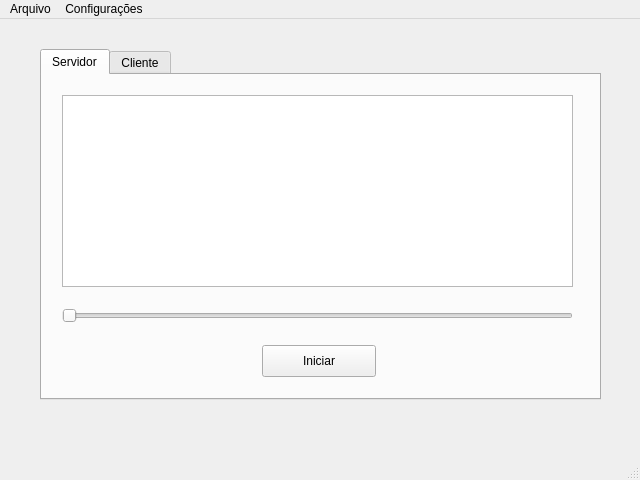
<?xml version="1.0" encoding="UTF-8"?>
<ui version="4.0">
 <class>MainWindow</class>
 <widget class="QMainWindow" name="MainWindow">
  <property name="geometry">
   <rect>
    <x>0</x>
    <y>0</y>
    <width>640</width>
    <height>480</height>
   </rect>
  </property>
  <property name="sizePolicy">
   <sizepolicy hsizetype="Fixed" vsizetype="Fixed">
    <horstretch>0</horstretch>
    <verstretch>0</verstretch>
   </sizepolicy>
  </property>
  <property name="minimumSize">
   <size>
    <width>640</width>
    <height>480</height>
   </size>
  </property>
  <property name="windowTitle">
   <string>MainWindow</string>
  </property>
  <widget class="QWidget" name="centralwidget">
   <widget class="QTabWidget" name="tabWidget">
    <property name="geometry">
     <rect>
      <x>40</x>
      <y>30</y>
      <width>561</width>
      <height>351</height>
     </rect>
    </property>
    <property name="currentIndex">
     <number>0</number>
    </property>
    <widget class="QWidget" name="tabServer">
     <attribute name="title">
      <string>Servidor</string>
     </attribute>
     <widget class="QTableWidget" name="tableServer">
      <property name="geometry">
       <rect>
        <x>20</x>
        <y>20</y>
        <width>511</width>
        <height>192</height>
       </rect>
      </property>
     </widget>
     <widget class="QSlider" name="sliderServer">
      <property name="geometry">
       <rect>
        <x>20</x>
        <y>230</y>
        <width>511</width>
        <height>22</height>
       </rect>
      </property>
      <property name="orientation">
       <enum>Qt::Horizontal</enum>
      </property>
     </widget>
     <widget class="QPushButton" name="btnServer">
      <property name="geometry">
       <rect>
        <x>220</x>
        <y>270</y>
        <width>114</width>
        <height>32</height>
       </rect>
      </property>
      <property name="text">
       <string>Iniciar</string>
      </property>
     </widget>
    </widget>
    <widget class="QWidget" name="tabClient">
     <attribute name="title">
      <string>Cliente</string>
     </attribute>
     <widget class="QPushButton" name="btnClient">
      <property name="geometry">
       <rect>
        <x>220</x>
        <y>270</y>
        <width>114</width>
        <height>32</height>
       </rect>
      </property>
      <property name="text">
       <string>Iniciar</string>
      </property>
     </widget>
     <widget class="QTableWidget" name="tableClient">
      <property name="geometry">
       <rect>
        <x>20</x>
        <y>20</y>
        <width>511</width>
        <height>192</height>
       </rect>
      </property>
     </widget>
    </widget>
   </widget>
  </widget>
  <widget class="QMenuBar" name="menubar">
   <property name="geometry">
    <rect>
     <x>0</x>
     <y>0</y>
     <width>640</width>
     <height>22</height>
    </rect>
   </property>
   <widget class="QMenu" name="menuArquivo">
    <property name="title">
     <string>Arquivo</string>
    </property>
    <addaction name="actionOpen"/>
    <addaction name="actionRestart"/>
    <addaction name="actionExit"/>
   </widget>
   <widget class="QMenu" name="menuConfigura_es">
    <property name="title">
     <string>Configurações</string>
    </property>
    <addaction name="actionSettings"/>
   </widget>
   <addaction name="menuArquivo"/>
   <addaction name="menuConfigura_es"/>
  </widget>
  <widget class="QStatusBar" name="statusbar"/>
  <action name="actionOpen">
   <property name="text">
    <string>Abrir</string>
   </property>
  </action>
  <action name="actionRestart">
   <property name="text">
    <string>Reiniciar</string>
   </property>
  </action>
  <action name="actionExit">
   <property name="text">
    <string>Sair</string>
   </property>
  </action>
  <action name="actionSettings">
   <property name="text">
    <string>Alterar</string>
   </property>
  </action>
 </widget>
 <resources/>
 <connections/>
</ui>
